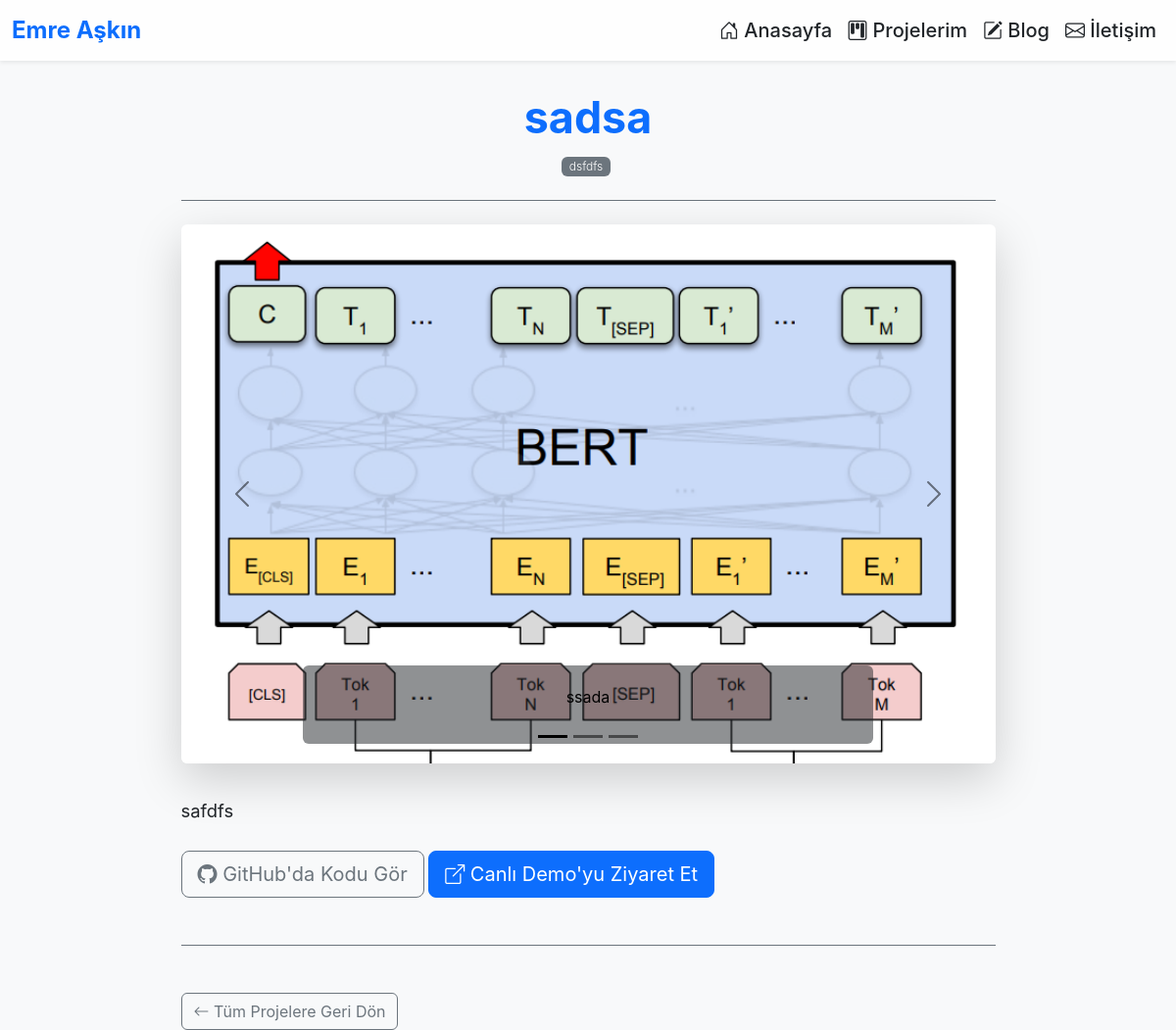
The app's page /projects/2/ with its own data.
### projects/models.py (models this page shows, shortened)
class Project(models.Model):
    title = models.CharField(max_length=200, verbose_name="Proje Başlığı")
    description = models.TextField(verbose_name="Açıklama")
    technology = models.CharField(max_length=200, help_text="Örn: Streamlit, Plotly, Scikit-learn", verbose_name="Teknolojiler")
    cover_image = models.ImageField(
        upload_to='project_covers/',
        blank=True, null=True,
        verbose_name="Kapak Resmi (Listeleme için)",
        help_text="Proje listeleme sayfasında (kartta) görünecek ana resim."
    )
    video_url = models.URLField(
        max_length=500, blank=True, null=True,
        verbose_name="Video Gömme (Embed) URL'si",
        help_text="YouTube veya Vimeo'dan 'Embed' (Gömme) linkini buraya yapıştırın."
    )
    github_link = models.URLField(max_length=500, blank=True, null=True)
    live_link = models.URLField(max_length=500, blank=True, null=True)
    created_at = models.DateTimeField(auto_now_add=True)
    def get_technologies_list(self):
        if self.technology:
            return [tech.strip() for tech in self.technology.split(',')]
        return []
    class Meta:
        ordering = ['-created_at']

class ProjectGalleryImage(models.Model):
    project = models.ForeignKey(
        Project,
        on_delete=models.CASCADE,
        related_name='gallery_images' # Proje'den resimlere 'project.gallery_images.all()' ile erişim
    )
    image = models.ImageField(upload_to='project_gallery/')
    caption = models.CharField(max_length=255, blank=True, null=True, verbose_name="Resim Alt Yazısı")
    class Meta:
        ordering = ['id'] # Yükleme sırasına göre sırala

### projects/views.py (the view)
# urls.py: path('<int:pk>/', views.project_detail_view, name='project_detail'),
def project_detail_view(request, pk):
    try:
        project = Project.objects.get(pk=pk)
    except Project.DoesNotExist:
        from django.http import Http404
        raise Http404("Proje bulunamadı.")
    context = {
        'project': project, # 'project'i şablona gönder
    }
    return render(request, 'projects/project_detail.html', context)

### templates/projects/project_detail.html (shortened to what this page needs)
{% extends '_base.html' %}
{% block content %}
<div class="container">
    <div class="row justify-content-center">
        <div class="col-lg-9"> <h1 class="display-5 fw-bold text-primary" style="font-size: 2.8rem; margin-top: 2rem; text-align: center;" data-aos="fade-up">
                {{ project.title }}
            </h1>
            <div class="text-center" data-aos="fade-up" data-aos-delay="100">
                {% for tech in project.get_technologies_list %}
                    <span class="badge text-bg-secondary fw-light me-1">{{ tech }}</span>
                {% endfor %}
            </div>
            <hr class="border-secondary my-4" data-aos="fade-up" data-aos-delay="150">
            <div class="project-media mb-4" data-aos="fade-up" data-aos-delay="200">
                {% if project.video_url %}
                    <div class="ratio ratio-16x9 shadow-lg rounded">
                        <iframe src="{{ project.video_url }}"
                                title="Proje Videosu"
                                allowfullscreen
                                class="rounded">
                        </iframe>
                    </div>
                {% elif project.gallery_images.all %}
                    <div id="projectGallery" class="carousel slide carousel-dark shadow-lg rounded" data-bs-ride="carousel">
                        <div class="carousel-indicators">
                            {% for image in project.gallery_images.all %}
                            <button type="button" data-bs-target="#projectGallery"
                                    data-bs-slide-to="{{ forloop.counter0 }}"
                                    class="{% if forloop.first %}active{% endif %}"
                                    aria-current="{% if forloop.first %}true{% endif %}"
                                    aria-label="Slide {{ forloop.counter }}">
                            </button>
                            {% endfor %}
                        </div>
                        <div class="carousel-inner rounded">
                            {% for image in project.gallery_images.all %}
                            <div class="carousel-item {% if forloop.first %}active{% endif %}">
                                <img src="{{ image.image.url }}" class="d-block w-100"
                                     alt="{{ image.caption|default:'Galeri Resmi' }}"
                                     style="max-height: 550px; object-fit: cover;">
                                {% if image.caption %}
                                <div class="carousel-caption d-none d-md-block bg-dark bg-opacity-50 rounded">
                                    <p>{{ image.caption }}</p>
                                </div>
                                {% endif %}
                            </div>
                            {% endfor %}
                        </div>
                        <button class="carousel-control-prev" type="button" data-bs-target="#projectGallery" data-bs-slide="prev">
                            <span class="carousel-control-prev-icon" aria-hidden="true"></span>
                        </button>
                        <button class="carousel-control-next" type="button" data-bs-target="#projectGallery" data-bs-slide="next">
                            <span class="carousel-control-next-icon" aria-hidden="true"></span>
                        </button>
                    </div>
                {% elif project.cover_image %}
                    <img src="{{ project.cover_image.url }}" class="img-fluid rounded shadow-lg"
                         alt="{{ project.title }} Kapak Resmi"
                         style="width: 100%; max-height: 500px; object-fit: cover;">
                {% endif %}
            </div>
            <div class="post-content" style="font-size: 1.15rem; line-height: 1.8; margin-top: 2rem;" data-aos="fade-up" data-aos-delay="200">
                {{ project.description|linebreaks }}
            </div>
            <div class="links mt-4" data-aos="fade-up">
                {% if project.github_link %}
                    <a href="{{ project.github_link }}" class="btn btn-lg btn-outline-secondary" target="_blank">
                        <i class="bi bi-github"></i> GitHub'da Kodu Gör
                    </a>
                {% endif %}
                {% if project.live_link %}
                    <a href="{{ project.live_link }}" class="btn btn-lg btn-primary" target="_blank">
                        <i class="bi bi-box-arrow-up-right"></i> Canlı Demo'yu Ziyaret Et
                    </a>
                {% endif %}
            </div>
            <hr class="my-5 border-secondary" data-aos="fade-up">
            <a href="{% url 'project_list' %}" class="btn btn-outline-secondary" data-aos="fade-up">
                <i class="bi bi-arrow-left"></i> Tüm Projelere Geri Dön
            </a>
        </div>
    </div>
</div>
{% endblock content %}

### static/css/main.css (style rules this page uses)
:root { --primary-color: #0d6efd; --primary-hover: #0b5ed7; --bg-color: #f8f9fa; --surface-color: #ffffff; --text-color: #212529; --text-muted: #6c757d; --border-color: #dee2e6; --font-sans: -apple-system, BlinkMacSystemFont, "Segoe UI", Roboto, Helvetica, Arial, sans-serif; }
body { font-family: var(--font-sans); background-color: var(--bg-color); color: var(--text-color); }
h1, h2, h3, h4, h5, h6 { color: var(--primary-color); font-weight: 700; }

### records on screen
Project: title "sadsa", get_technologies_list "dsfdfs", description "safdfs"
ProjectGalleryImage: image (picture), caption "ssada"
